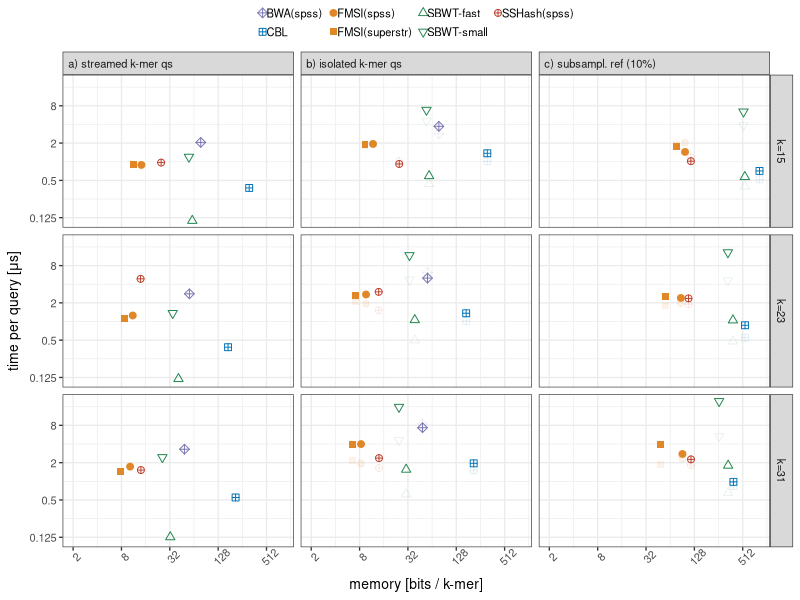
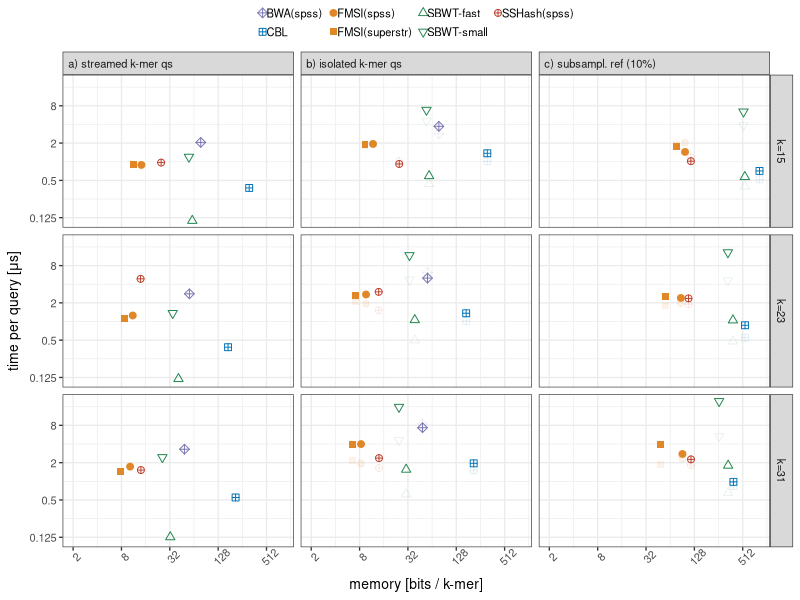

Here is the R script that generated these plots, in order:
#!/usr/bin/env Rscript

library(tidyverse)
library(ggsci)

h <- 6
w <- 15 # 7.5 without the legend, 15 with legend
u <- "cm"

ps <- 2.0 # point size
fs <- 10 # font size


# == == == == == == == == == == == == == == == == ==
# Options (for copy-paste below) ----
# == == == == == == == == == == == == == == == == ==

variables <- "ktext ~ plot"
variables <- "genome ~ plot"

datasets <- c("Spneumo-pang")
datasets <- c("SC2-pang")
datasets <- c("Ecoli-pang", "Spneumo-pang", "SC2-pang")
datasets <- c("Ecoli-pang")

ks <- c(15)
ks <- c(23)
ks <- c(31)
ks <- c(15, 23, 31)


# == == == == == == == == == == == == == == == == ==
# Current plot combo configuration ----
#    ..adjust for current plot here...
# == == == == == == == == == == == == == == == == ==

# Small panel (not used)
#variables <- "genome ~ plot"; datasets <- c("Ecoli-pang"); ks <- c(23); h <- 6; w <- 15

# Fig 2, species x modes for k=23
variables <- "genome ~ plot"; datasets <- c("Ecoli-pang", "Spneumo-pang", "SC2-pang"); ks <- c(23); h <- 12; w <- 12

# Sup. Fig 1; Spneumo: modes x k
variables <- "ktext ~ plot"; datasets <- c("Spneumo-pang"); ks <- c(15, 23, 31); h <- 12; w <- 12
variables <- "ktext ~ plot"; datasets <- c("Ecoli-pang"); ks <- c(15, 23, 31); h <- 12; w <- 12
variables <- "ktext ~ plot"; datasets <- c("SC2-pang"); ks <- c(15, 23, 31); h <- 12; w <- 12










# ==
# Plotting -----
# ==

## == == == == == == == == == == == == == ==
## Step 1: Prepare variables, functions, etc. --------------------------------------------------------------------
## == == == == == == == == == == == == == ==

comboname <- gsub(" ", "", variables)  # Replace spaces with underscores
comboname <- gsub("~", "-vs-", comboname)

basename <- paste("plot",
                  comboname,
                  paste(datasets, collapse = "-"),
                  paste(ks, collapse = "-"),
                  sep = "__")

fn <- paste0(basename, ".pdf")

number_formatter <- function(y) {
    ifelse(y %% 1 == 0, as.character(as.integer(y)), as.character(y))
}

my_shapes <- c(9, 12, 19, 15, 2, 25, 10)



## == == == == == == == == == == == == == ==
## Step 2: Load data ----
## == == == == == == == == == == == == == ==

df0 <- read_tsv("final_results.tsv", na = "na")

df <- df0 %>%
    mutate(genome = fct_rev(genome)) %>%
    #filter(k == 23) %>%
    filter(genome %in% datasets) %>%
    filter(k %in% ks) %>%
    #filter(bits_per_kmer < 512) %>%
    filter(!(plot == "subsampl" & I_alg == "bwa")) %>%
    #mutate(plot2 = factor(plot, levels = c("stream", "isol", "subsampl"))) %>%
    mutate (
        plot = case_when(
            plot == "stream" ~ "a) streamed k-mer qs",
            plot == "isol" ~ "b) isolated k-mer qs",
            plot == "subsampl" ~ "c) subsampl. ref (10%)"
        )
    ) %>%
    mutate(ktext=paste0("k=",k))



## == == == == == == == == == == == == == ==
## Step 3: Set up theme --------------------------------------------------------------------
## == == == == == == == == == == == == == ==

theme_set(
    theme_bw(base_size=fs) +
        theme(
            axis.text.x = element_text(
                angle = 45
            ),
            #panel.grid.major = element_line(color = "grey70", size = 0.25),
            #panel.grid.minor = element_line(color = "grey90", size = 0.25),
            legend.key.size = unit(0.2, "cm"),
            legend.position = "top",
            legend.spacing = unit(0.0, "cm"),
            # Overall spacing between items
            legend.text = element_text(margin = margin(
                t = 0,
                r = 0,
                b = 0,
                l = 0
            )),
            legend.margin = margin(
                t = 0,
                r = 0,
                b = 0,
                l = 0
            ),
            legend.title = element_blank(),
            strip.text.x = element_text(hjust = 0)
        )
)



## == == == == == == == == == == == == == ==
## Step 4: Plot --------------------------------------------------------------------
## == == == == == == == == == == == == == ==

# Get unique combinations of 'algorithm' and 'I_alg'
alg_prog_df <- df %>% select(algorithm, I_alg) %>% unique()

# Get unique programs
prog_levels <- unique(df$I_alg)

# Assign colors to programs using the 'nejm' palette
nejm_colors <- pal_nejm("default")(length(prog_levels))
prog_colors <- setNames(nejm_colors, prog_levels)

# Map 'algorithm' to colors via 'I_alg'
alg_colors <- setNames(prog_colors[match(alg_prog_df$I_alg, names(prog_colors))], alg_prog_df$algorithm)


minor_breaks <- 2 ^ seq(-10, 10, by = 2)  # Every second exponent
major_breaks <- 2 ^ seq(-9, 9, by = 2)   # Exponents in between

ggplot(
    df,
    aes(
        bits_per_kmer,
        #bits_per_ref_kmer,
        Q_time_per_query_ms,
        color = algorithm,
        shape = algorithm,
        alpha = ifelse(qTypeLabel == "-", 0, 1)
    )
) +
    geom_point(size = ps) +
    facet_grid(variables) +
    scale_x_continuous(
        trans = 'log2',
        name = 'memory [bits / k-mer]',
        breaks = major_breaks,
        minor_breaks = minor_breaks,
        lim = c(2, NA)
    ) +
    scale_y_continuous(
        name = expression(paste('time per query [', mu, 's]')),
        trans = 'log2',
        breaks = major_breaks,
        minor_breaks = minor_breaks,
        labels = number_formatter
    ) +
    scale_shape_manual(values = my_shapes) +
    scale_color_manual(values = alg_colors) +
    guides(
        color = guide_legend("Group"),
        shape = guide_legend("Group"),
        alpha = 'none'
    )



## == == == == == == == == == == == == == ==
## Step 5: Save plot --------------------------------------------------------------------
## == == == == == == == == == == == == == ==

ggsave(fn,
       height = h,
       width = w,
       unit = u)
